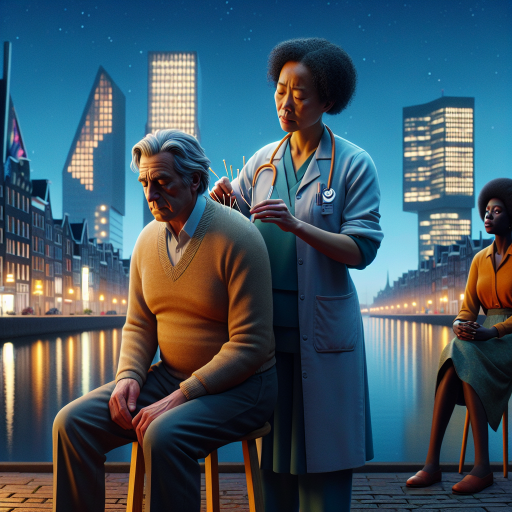
#> input picture 5/cover.png, 1024 x 1024 px (shown at 1/2 size)
$ python images.py
#> lines starting #> are read from the running program, lines starting #| are printed output that depends on the picture
from PIL import Image, ImageDraw, ImageFont

def wrap_text(text, font, max_width, draw):
    words = text.split()
    lines = []
    current = []
    for word in words:
        test = ' '.join(current + [word])
        bbox = draw.textbbox((0, 0), test, font=font)
        w = bbox[2] - bbox[0]  # right - left
        if w <= max_width:
            current.append(word)
        else:
            if current:
                lines.append(' '.join(current))
            current = [word]
    if current:
        lines.append(' '.join(current))
    return lines

def create_cover_image(
    image_path,
    output_path,
    text,
    subtitle="A Modern Day Fable",
    title_font_path="Quicksand-VariableFont_wght.ttf",
    subtitle_font_path="Lora-Italic-VariableFont_wght.ttf",
    font_size=56,
    subtitle_font_size=32,
    banner_opacity=180,
    banner_color=(0,0,0),
    text_color=(255,255,255,255),
    text_margin=20,
    banner_padding=30,
    shadow_height=60
):
    # Load image and font
#> called with subtitle = 'A Modern Day Fable', title_font_path = 'Quicksand-VariableFont_wght.ttf', subtitle_font_path = 'Lora-Italic-VariableFont_wght.ttf', font_size = 56, subtitle_font_size = 32, banner_opacity = 180, banner_color = (0, 0, 0), text_color = (255, 255, 255, 255)
    base = Image.open(image_path).convert("RGBA")
    width, height = base.size
#> width = 1024; height = 1024
    try:
        title_font = ImageFont.truetype(title_font_path, size=font_size)
        title_font.set_variation_by_axes([700])  # Set weight to 700 (bold)
        subtitle_font = ImageFont.truetype(subtitle_font_path, size=subtitle_font_size)
        subtitle_font.set_variation_by_axes([600])
    except:
        title_font = ImageFont.load_default()
        subtitle_font = ImageFont.load_default()

    # Create golden gradient overlay
    gradient = Image.new('RGBA', (width, height), (0,0,0,0))
#> gradient: PIL image 1024x1024 RGBA; every value is 0
    gradient_draw = ImageDraw.Draw(gradient)
    golden_color = (255, 215, 0, 25)  # Reduced opacity from 40 to 25

    # Create a vertical gradient
    for y in range(height):
        # Calculate opacity based on position (more intense at the bottom)
        opacity = int(25 * (1 - y / height))  # Reduced max opacity from 40 to 25
        color = (*golden_color[:3], opacity)
        gradient_draw.line([(0, y), (width, y)], fill=color)

    # Apply gradient to base image
    base = Image.alpha_composite(base, gradient)
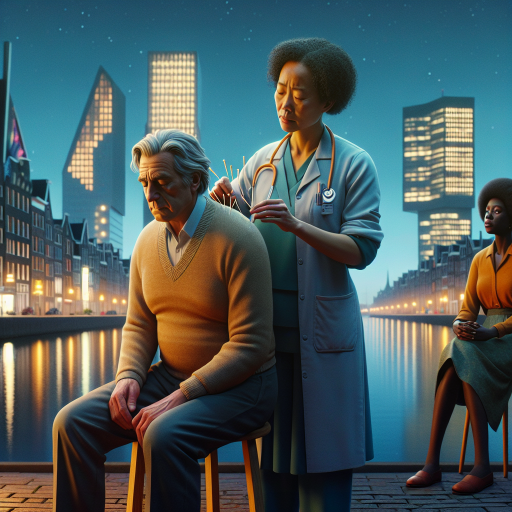
#> base: PIL image 1024x1024 RGBA (shown at 1/2 size); mean R, G, B, A 75.2, 92.7, 93.5, 255

    # Add large, very transparent sparkle to base image
    sparkle_image_path = "star.png"
    try:
        sparkle_img = Image.open(sparkle_image_path).convert("RGBA")
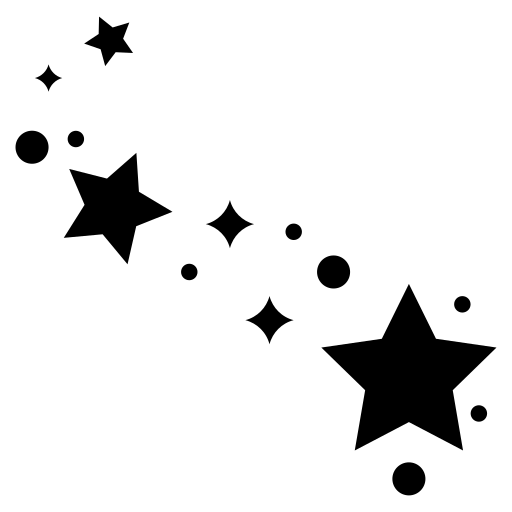
#> input picture star.png, 512 x 512 px
#> sparkle_img is the input picture: PIL image 512x512 RGBA; mean R, G, B, A 0, 0, 0, 23.2

        # Resize sparkle image to be about 1/8 of the width
        sparkle_size = width // 8
#> sparkle_size = 128
        sparkle_img = sparkle_img.resize((sparkle_size, sparkle_size), Image.Resampling.LANCZOS)
#> sparkle_img: PIL image 128x128 RGBA

        # Make sparkle very transparent (25% opacity)
        alpha = sparkle_img.getchannel('A')
        alpha = alpha.point(lambda i: i * 0.25) # Adjust opacity (0.25 means 25% opacity)
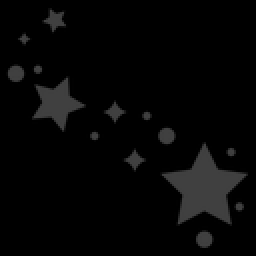
#> alpha: PIL image 128x128 L (shown 2 times larger); min 0, max 64, mean 5.8
        sparkle_img.putalpha(alpha)
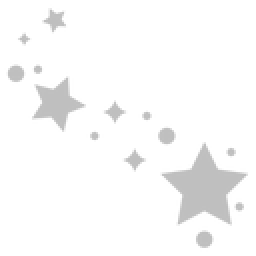
#> sparkle_img: PIL image 128x128 RGBA (shown 2 times larger); mean R, G, B, A 0, 0, 0, 5.8; transparent parts drawn white

        sparkle_w, sparkle_h = sparkle_img.size
#> sparkle_w = 128; sparkle_h = 128

        # Calculate position for the top right corner
        padding = 20 # Adjust padding from the edge as needed
        sparkle_x = width - sparkle_w - padding
#> sparkle_x = 876
        sparkle_y = padding

        # Paste sparkle onto the base image using itself as a mask for transparency
        base.paste(sparkle_img, (sparkle_x, sparkle_y), sparkle_img)

    except FileNotFoundError:
        print(f"Warning: Sparkle image not found at {sparkle_image_path}. Skipping large sparkle.")
    except Exception as e:
        print(f"An error occurred while processing the large sparkle image: {e}")

    overlay = Image.new('RGBA', base.size, (255,255,255,0))
    draw = ImageDraw.Draw(overlay)

    max_text_width = width - 2 * banner_padding - 2 * text_margin
#> max_text_width = 924
    lines = wrap_text(text, title_font, max_text_width, draw)
#> lines = ['Tuning Your Inner Frequency to', 'Attract Genuine Connection']

    # Get line height using textbbox
    bbox = draw.textbbox((0, 0), "Ay", font=title_font)
#> bbox = (0, 16, 67, 68)
    line_height = bbox[3] - bbox[1]  # bottom - top
#> line_height = 52

    # Get subtitle height
    subtitle_bbox = draw.textbbox((0, 0), subtitle, font=subtitle_font)
#> subtitle_bbox = (-1, 8, 294, 42)
    subtitle_height = subtitle_bbox[3] - subtitle_bbox[1]
#> subtitle_height = 34

    # Calculate total height including bottom padding
    total_text_height = len(lines) * line_height + (len(lines)-1) * 8 + subtitle_height + 32  # Increased spacing between title and subtitle
#> total_text_height = 178
    banner_height = total_text_height + 2 * text_margin + text_margin  # Added extra text_margin for bottom padding
#> banner_height = 238

    # Position banner at bottom
    banner_bottom = height
#> banner_bottom = 1024
    banner_top = banner_bottom - banner_height
#> banner_top = 786

    # Draw banner
    draw.rectangle([(0, banner_top), (width, banner_bottom)], fill=(*banner_color, banner_opacity))

    # Draw subtitle
    subtitle_bbox = draw.textbbox((0, 0), subtitle, font=subtitle_font)
    subtitle_w = subtitle_bbox[2] - subtitle_bbox[0]
#> subtitle_w = 295
    subtitle_h = subtitle_bbox[3] - subtitle_bbox[1] # Get subtitle height
#> subtitle_h = 34
    subtitle_x = (width - subtitle_w) // 2
#> subtitle_x = 364
    subtitle_y = banner_top + text_margin
#> subtitle_y = 806
    draw.text((subtitle_x, subtitle_y), subtitle, font=subtitle_font, fill=text_color)

    # Add another slightly larger, very transparent sparkle on the left above the banner
    try:
        sparkle_image_path = "star.png"
        sparkle_img_left = Image.open(sparkle_image_path).convert("RGBA")

        # Resize sparkle image to be slightly larger (about 1/6 of the width)
        sparkle_size_left = width // 6
#> sparkle_size_left = 170
        sparkle_img_left = sparkle_img_left.resize((sparkle_size_left, sparkle_size_left), Image.Resampling.LANCZOS)

        # Make sparkle very transparent (25% opacity)
        alpha_left = sparkle_img_left.getchannel('A')
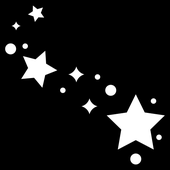
#> alpha_left: PIL image 170x170 L; min 0, max 255, mean 23.3
        alpha_left = alpha_left.point(lambda i: i * 0.25) # Adjust opacity (0.25 means 25% opacity)
        sparkle_img_left.putalpha(alpha_left)

        sparkle_w_left, sparkle_h_left = sparkle_img_left.size
#> sparkle_w_left = 170; sparkle_h_left = 170

        # Calculate position on the left, just above the banner
        padding_left = 30 # Adjust padding from the left edge as needed
        spacing_above_banner = 20 # Adjust spacing above the banner
        sparkle_x_left = padding_left
        sparkle_y_left = banner_top - sparkle_h_left - spacing_above_banner
#> sparkle_y_left = 596

        # Paste sparkle onto the base image using itself as a mask for transparency
        base.paste(sparkle_img_left, (sparkle_x_left, sparkle_y_left), sparkle_img_left)

    except FileNotFoundError:
        print(f"Warning: Sparkle image not found at {sparkle_image_path}. Skipping left sparkle.")
    except Exception as e:
        print(f"An error occurred while processing the left sparkle image: {e}")

    # Create glow effect for title
    glow_overlay = Image.new('RGBA', base.size, (0,0,0,0))
    glow_draw = ImageDraw.Draw(glow_overlay)
    glow_color = (255, 105, 180, 255)  # More vibrant pink color with full opacity

    # Draw wrapped text with glow
    cur_y = subtitle_y + subtitle_height + 32  # Increased spacing after subtitle
#> cur_y = 872
    for line in lines:
        bbox = draw.textbbox((0, 0), line, font=title_font)
        text_w = bbox[2] - bbox[0]  # right - left
        text_x = (width - text_w) // 2

        # Draw glow effect (multiple passes with different offsets)
        offsets = [
            (0,0), (1,0), (-1,0), (0,1), (0,-1),
            (1,1), (-1,-1), (1,-1), (-1,1),
            (2,0), (-2,0), (0,2), (0,-2),
            (2,2), (-2,-2), (2,-2), (-2,2),
            (3,0), (-3,0), (0,3), (0,-3),
            (3,3), (-3,-3), (3,-3), (3,-3),
            (4,0), (-4,0), (0,4), (0,-4),
            (4,4), (-4,-4), (4,-4), (-4,4)
        ]
        for offset in offsets:
            glow_draw.text((text_x + offset[0], cur_y + offset[1]), line, font=title_font, fill=glow_color)

        # Draw main text
        draw.text((text_x, cur_y), line, font=title_font, fill=text_color)
        cur_y += line_height + 8
#> this loop made 2 passes
#> (line, bbox, text_w, text_x, cur_y) on passes 1 to 2: ('Tuning Your Inner Frequency to', (0, 15, 843, 68), 843, 90, 932), ('Attract Genuine Connection', (0, 15, 745, 57), 745, 139, 992)
#> after the loop, cur_y = 992

    # Combine all layers
    out = Image.alpha_composite(base, glow_overlay) # Start with base and glow
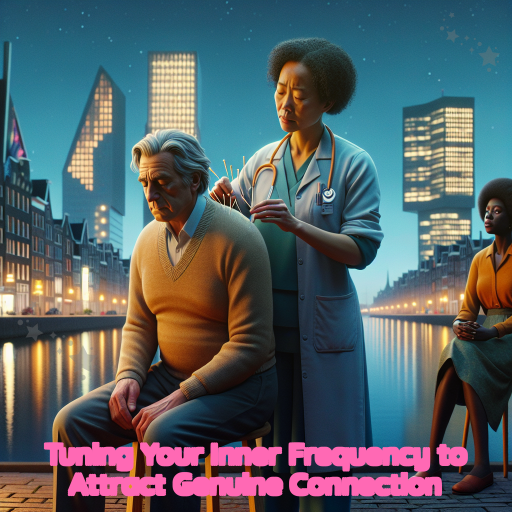
#> out: PIL image 1024x1024 RGBA (shown at 1/2 size); mean R, G, B, A 86.3, 95.8, 100.3, 254.8; transparent parts drawn white
    out = Image.alpha_composite(out, overlay) # Add main text/banner layer
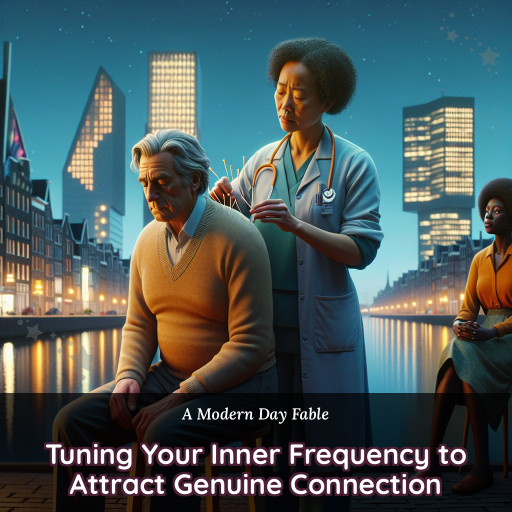
#> out: PIL image 1024x1024 RGBA (shown at 1/2 size); mean R, G, B, A 74.8, 90.5, 91.3, 254.8; transparent parts drawn white
    out.convert("RGB").save(output_path)
    print("Saved:", output_path)


from pathlib import Path
image_path = Path("5") / "cover.png"
output_path = Path("5") / "cover-with-text.jpg"

create_cover_image(
    image_path=image_path,
    output_path=output_path,
    text="Tuning Your Inner Frequency to Attract Genuine Connection"
)
